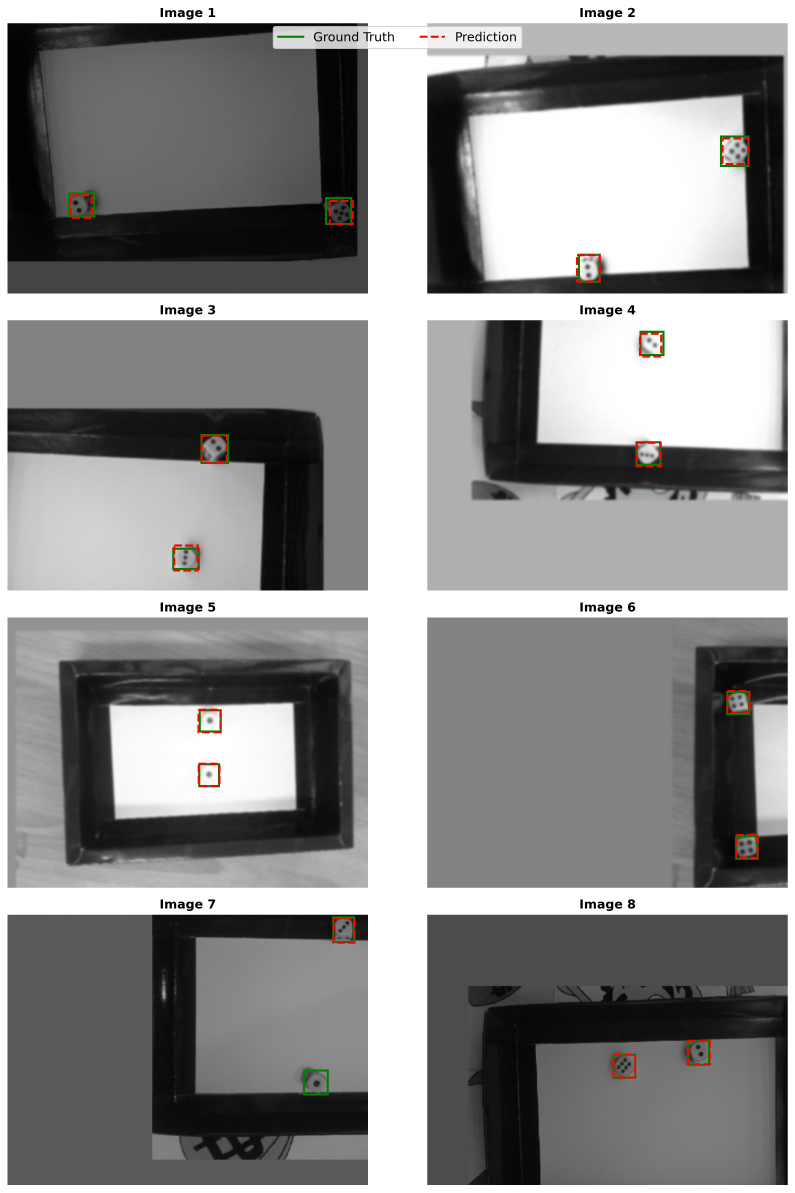
#> input picture ai/models/dice_detection/eval-keras.png, 3180 x 4770 px (shown at 1/4 size)
$ python -i image.py   (imports and definitions only)   (older library calls are emulated)
#> lines starting #> are read from the running program, lines starting #| are printed output that depends on the picture
import cv2
import numpy as np
from PIL import Image
from typing import Generator
from hashlib import md5

def detect_edges(img: np.ndarray):
    if len(img.shape) == 3:
        img = cv2.cvtColor(img, cv2.COLOR_RGB2GRAY)

    sobelx = cv2.Sobel(img, cv2.CV_64F, 1, 0, ksize=3)
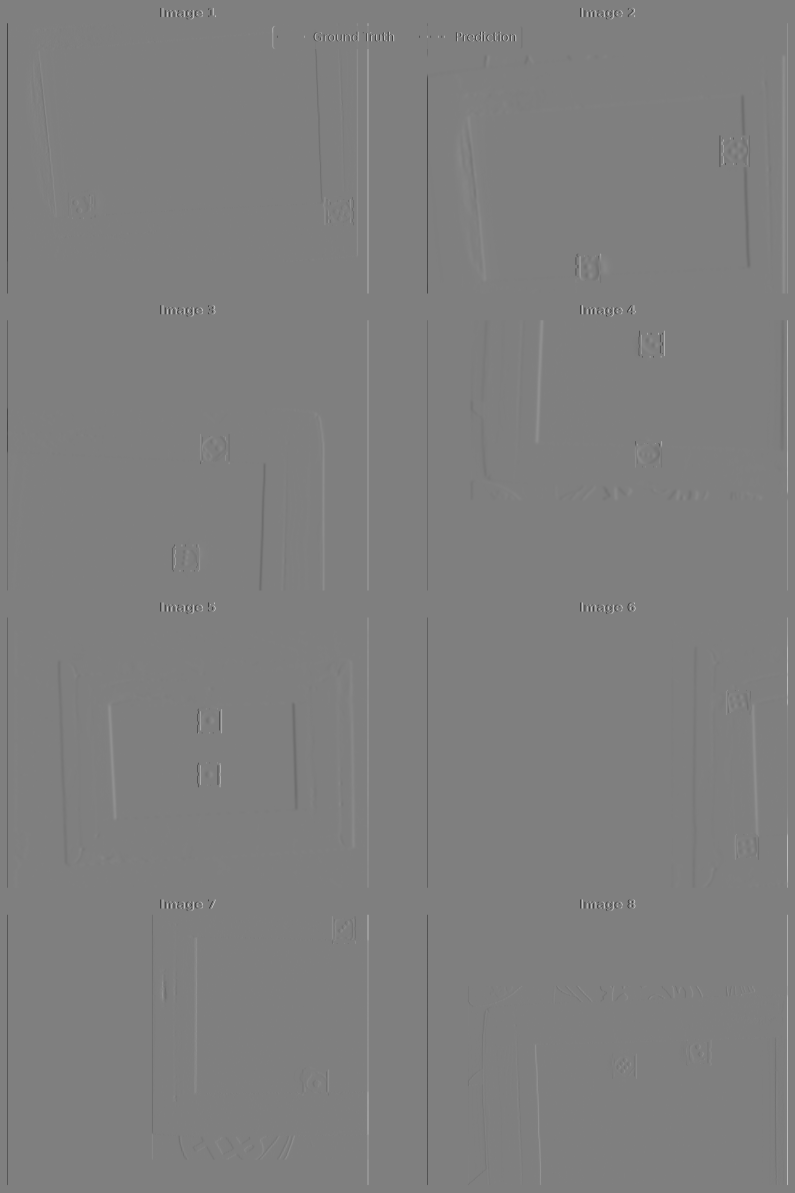
#> sobelx: shape (4770, 3180) float64 (shown at 1/4 size); min -1020, max 1020, mean 0; drawn with min black and max white
    sobely = cv2.Sobel(img, cv2.CV_64F, 0, 1, ksize=3)

    # Compute gradient magnitude
    gradient_magnitude = cv2.magnitude(sobelx, sobely)
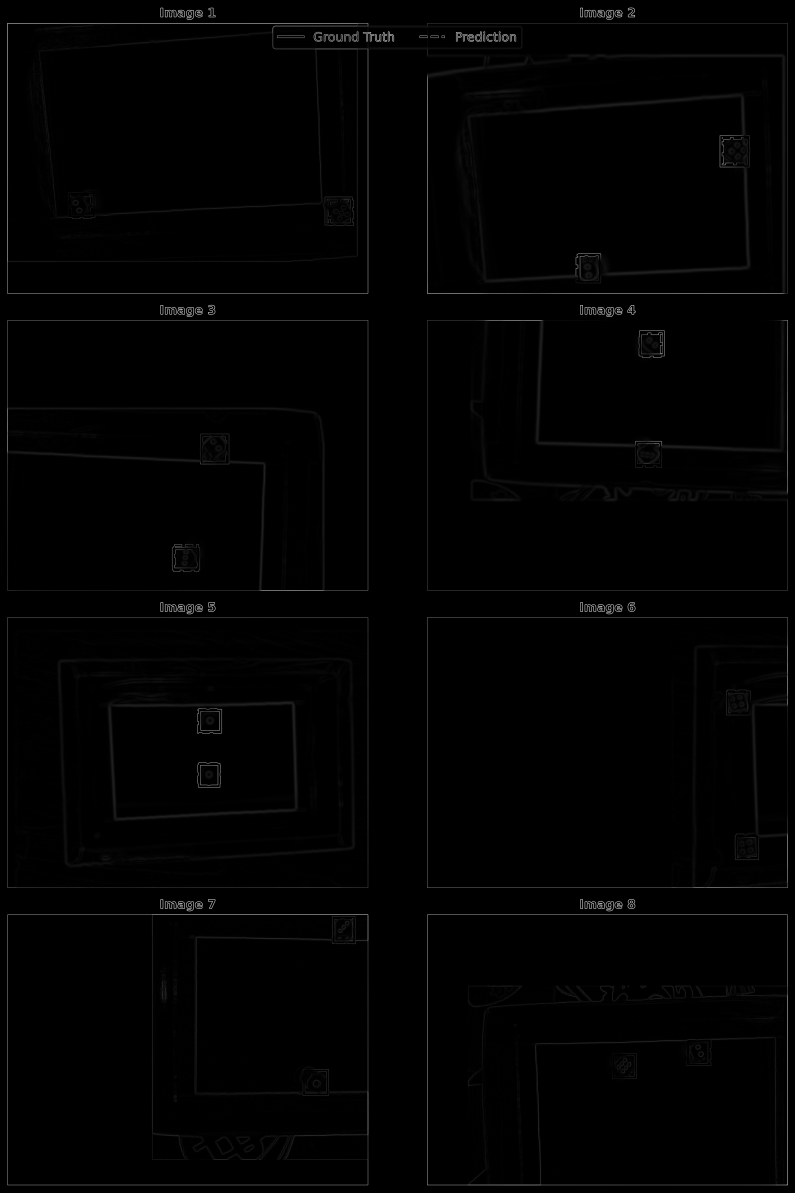
#> gradient_magnitude: shape (4770, 3180) float64 (shown at 1/4 size); min 0, max 1103.7, mean 9.5; drawn with min black and max white

    # Convert to uint8
    gradient_magnitude = cv2.convertScaleAbs(gradient_magnitude)
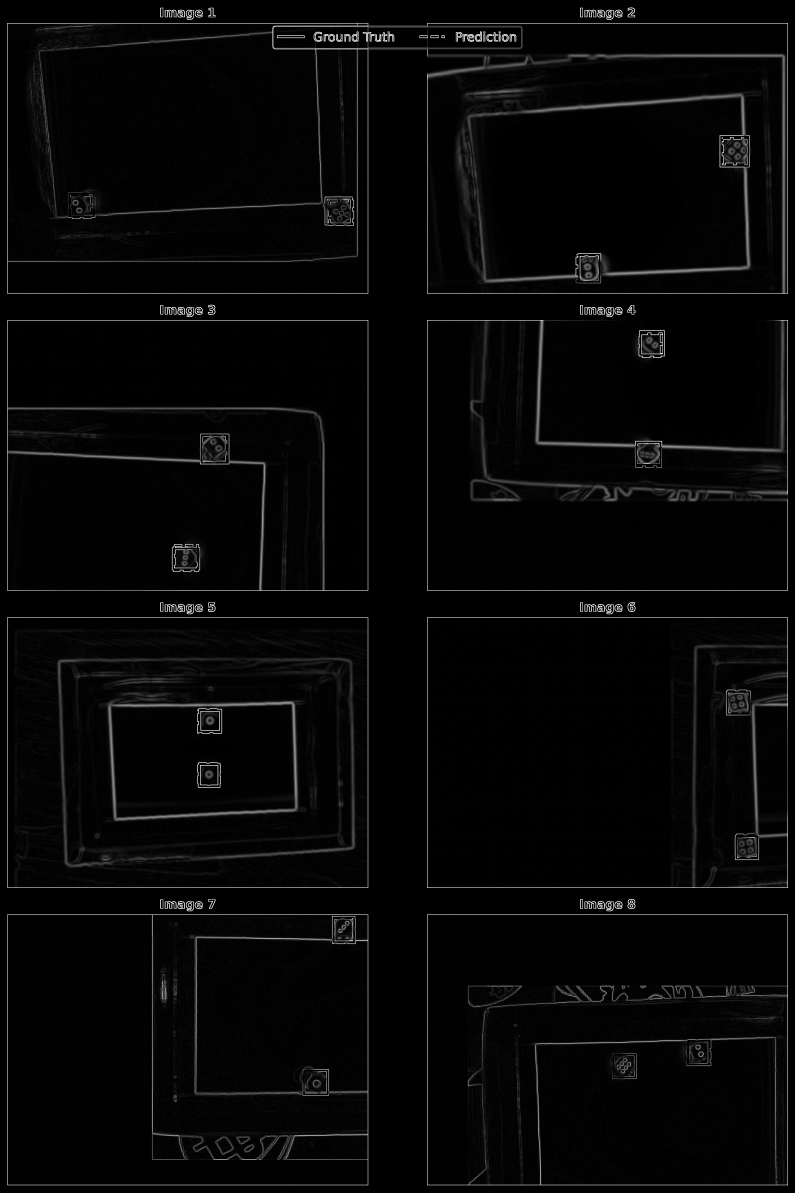
#> gradient_magnitude: shape (4770, 3180) (shown at 1/4 size); min 0, max 255, mean 6.6
    return gradient_magnitude


def generate_rotate_and_flip_images(
    pil_image: Image.Image,
) -> Generator[tuple[Image.Image, int, str], None, None]:
    seen_hashes = set()

    ROTATIONS = [0, 180]
    if pil_image.width == pil_image.height:
        ROTATIONS.extend([90, 270])
    FLIPS = ["none", "horizontal", "vertical"]

    for rot in ROTATIONS:
        for flip in FLIPS:
            img = pil_image.rotate(rot)

            if flip == "horizontal":
                img = img.transpose(Image.FLIP_LEFT_RIGHT)  # type: ignore
            elif flip == "vertical":
                img = img.transpose(Image.FLIP_TOP_BOTTOM)  # type: ignore

            # Convert to numpy array
            img_array = np.array(img)

            # Create hash for uniqueness check
            img_hash = md5(img_array.tobytes()).hexdigest()

            # Only add if not seen before
            if img_hash not in seen_hashes:
                seen_hashes.add(img_hash)
                yield img, rot, flip

def process_pil_image(pil_image: Image.Image, dest_resolution: tuple[int, int]):
    pil_image = pil_image.resize(dest_resolution)
    return pil_image

>>> import cv2
>>> picture = cv2.cvtColor(cv2.imread('../models/dice_detection/eval-keras.png'), cv2.COLOR_BGR2RGB)
>>> result = detect_edges(picture)
